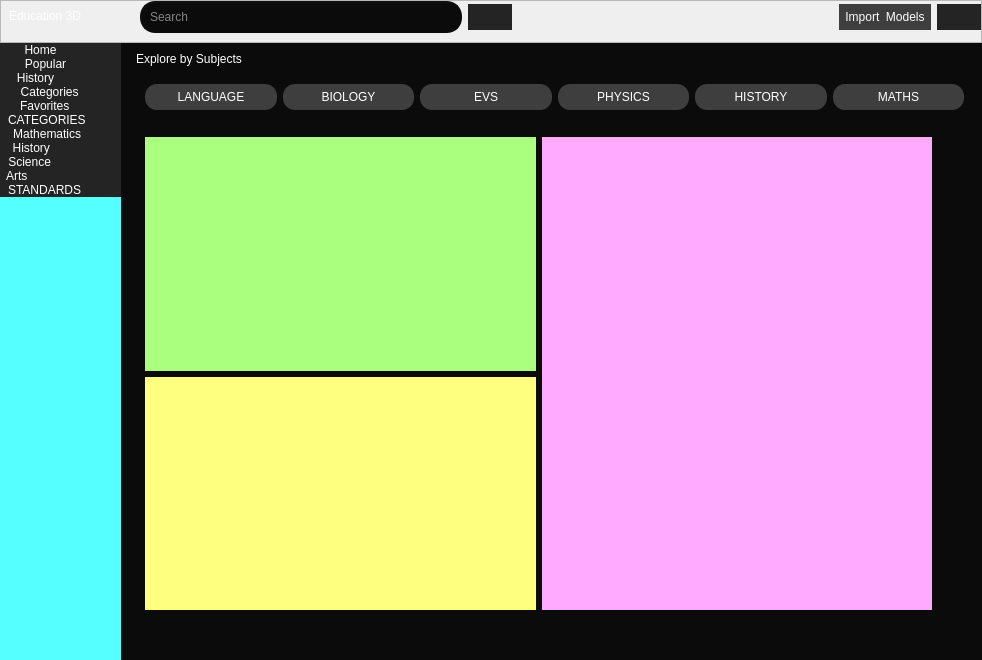
<?xml version="1.0" encoding="UTF-8"?>
<ui version="4.0">
 <class>Form</class>
 <widget class="QWidget" name="Form">
  <property name="geometry">
   <rect>
    <x>0</x>
    <y>0</y>
    <width>982</width>
    <height>660</height>
   </rect>
  </property>
  <property name="windowTitle">
   <string>Form</string>
  </property>
  <layout class="QVBoxLayout" name="verticalLayout">
   <property name="spacing">
    <number>0</number>
   </property>
   <property name="leftMargin">
    <number>0</number>
   </property>
   <property name="topMargin">
    <number>0</number>
   </property>
   <property name="rightMargin">
    <number>0</number>
   </property>
   <property name="bottomMargin">
    <number>0</number>
   </property>
   <item>
    <layout class="QHBoxLayout" name="main_1_horizontalLayout">
     <item>
      <widget class="QFrame" name="top_frame">
       <property name="styleSheet">
        <string notr="true">background-color: rgb(36, 36, 36);


border-bottom: 3px solid  rgb(72, 72, 72);
/*background-color: rgb(135, 135, 135);</string>
       </property>
       <property name="frameShape">
        <enum>QFrame::StyledPanel</enum>
       </property>
       <property name="frameShadow">
        <enum>QFrame::Raised</enum>
       </property>
       <layout class="QHBoxLayout" name="horizontalLayout_2">
        <property name="leftMargin">
         <number>0</number>
        </property>
        <property name="topMargin">
         <number>0</number>
        </property>
        <property name="rightMargin">
         <number>0</number>
        </property>
        <item>
         <layout class="QHBoxLayout" name="horizontalLayout">
          <item>
           <widget class="QLabel" name="label">
            <property name="styleSheet">
             <string notr="true">color: rgb(255, 255, 255);

font: 75 15pt &quot;MS Shell Dlg 2&quot;;
padding-left:5%;
/*background-color: rgb(36, 36, 36);*/

border-bottom: 2px solid  rgb(36, 36, 36);</string>
            </property>
            <property name="text">
             <string>Education 3D</string>
            </property>
           </widget>
          </item>
          <item>
           <spacer name="horizontalSpacer_3">
            <property name="orientation">
             <enum>Qt::Horizontal</enum>
            </property>
            <property name="sizeType">
             <enum>QSizePolicy::Minimum</enum>
            </property>
            <property name="sizeHint" stdset="0">
             <size>
              <width>50</width>
              <height>10</height>
             </size>
            </property>
           </spacer>
          </item>
          <item>
           <widget class="QLineEdit" name="lineEdit">
            <property name="styleSheet">
             <string notr="true">



QLineEdit{
background-color:rgb(11, 11, 11);
color: rgb(255, 255, 255);
border-style:outset;
border-width:2px;
border-radius:15px;
border-color:rgb(11, 11, 11);

padding:6px
}
QLineEdit:focus{

	border-color: rgb(106, 106, 106);
}
</string>
            </property>
            <property name="text">
             <string/>
            </property>
            <property name="placeholderText">
             <string>Search</string>
            </property>
           </widget>
          </item>
          <item>
           <widget class="QPushButton" name="pushButton_3">
            <property name="styleSheet">
             <string notr="true">QPushButton{
background-color: rgb(36, 36, 36);
color: rgb(255, 255, 255);
border-style:outset;
border-width:0px;
border-radius:14px;
border-color: rgb(62, 62, 62);
padding:6px
}
QPushButton:hover{
background-color: rgb(106, 106, 106);
}</string>
            </property>
            <property name="text">
             <string/>
            </property>
            <property name="icon">
             <iconset>
              <normaloff>icon/search.png</normaloff>icon/search.png</iconset>
            </property>
           </widget>
          </item>
          <item>
           <spacer name="horizontalSpacer">
            <property name="orientation">
             <enum>Qt::Horizontal</enum>
            </property>
            <property name="sizeHint" stdset="0">
             <size>
              <width>40</width>
              <height>20</height>
             </size>
            </property>
           </spacer>
          </item>
          <item>
           <widget class="QPushButton" name="pushButton_2">
            <property name="sizePolicy">
             <sizepolicy hsizetype="Fixed" vsizetype="Fixed">
              <horstretch>0</horstretch>
              <verstretch>0</verstretch>
             </sizepolicy>
            </property>
            <property name="minimumSize">
             <size>
              <width>0</width>
              <height>0</height>
             </size>
            </property>
            <property name="maximumSize">
             <size>
              <width>16777215</width>
              <height>16777215</height>
             </size>
            </property>
            <property name="styleSheet">
             <string notr="true">


QPushButton{
background-color:  rgb(62, 62, 62);
color: rgb(255, 255, 255);
font: 12pt &quot;MS Shell Dlg 2&quot;;

border-style:outset;
border-width:0px;
border-radius:15px;
border-color: rgb(62, 62, 62);
padding:6px
}
QPushButton:hover{
background-color: rgb(106, 106, 106);
}
</string>
            </property>
            <property name="text">
             <string>Import  Models</string>
            </property>
            <property name="iconSize">
             <size>
              <width>16</width>
              <height>16</height>
             </size>
            </property>
           </widget>
          </item>
          <item>
           <widget class="QPushButton" name="pushButton">
            <property name="styleSheet">
             <string notr="true">background-color: rgb(36, 36, 36);

color: rgb(255, 255, 255);
border-style:outset;
border-width:0px;
border-radius:15px;
border-color: rgb(62, 62, 62);
padding:6px</string>
            </property>
            <property name="text">
             <string/>
            </property>
            <property name="icon">
             <iconset>
              <normaloff>icon/setting.png</normaloff>icon/setting.png</iconset>
            </property>
            <property name="iconSize">
             <size>
              <width>50</width>
              <height>50</height>
             </size>
            </property>
           </widget>
          </item>
         </layout>
        </item>
       </layout>
      </widget>
     </item>
    </layout>
   </item>
   <item>
    <layout class="QHBoxLayout" name="main_2_horizontalLayout">
     <property name="spacing">
      <number>0</number>
     </property>
     <item>
      <widget class="QWidget" name="left_widget" native="true">
       <property name="styleSheet">
        <string notr="true">background-color: rgb(36, 36, 36);</string>
       </property>
       <layout class="QVBoxLayout" name="verticalLayout_3">
        <property name="leftMargin">
         <number>0</number>
        </property>
        <property name="topMargin">
         <number>0</number>
        </property>
        <property name="rightMargin">
         <number>0</number>
        </property>
        <property name="bottomMargin">
         <number>0</number>
        </property>
        <item>
         <layout class="QVBoxLayout" name="verticalLayout_2">
          <property name="spacing">
           <number>0</number>
          </property>
          <item>
           <widget class="QPushButton" name="home_btn">
            <property name="cursor">
             <cursorShape>PointingHandCursor</cursorShape>
            </property>
            <property name="styleSheet">
             <string notr="true">

QPushButton{
background-color: rgb(36, 36, 36);
color: rgb(255, 255, 255);
background-position:center left;
padding-right:50px;
border-radius:0px;
border-color: rgb(62, 62, 62);
font: 12pt &quot;MS Shell Dlg 2&quot;;
}
QPushButton:hover{
background-color: rgb(106, 106, 106);
}
</string>
            </property>
            <property name="text">
             <string>   Home</string>
            </property>
            <property name="icon">
             <iconset>
              <normaloff>icon/home.png</normaloff>icon/home.png</iconset>
            </property>
            <property name="iconSize">
             <size>
              <width>15</width>
              <height>35</height>
             </size>
            </property>
            <property name="checkable">
             <bool>false</bool>
            </property>
            <property name="autoDefault">
             <bool>false</bool>
            </property>
           </widget>
          </item>
          <item>
           <widget class="QPushButton" name="popular_btn">
            <property name="cursor">
             <cursorShape>PointingHandCursor</cursorShape>
            </property>
            <property name="styleSheet">
             <string notr="true">

QPushButton{
background-color: rgb(36, 36, 36);
color: rgb(255, 255, 255);
background-position:center left;
padding-right:40px;
border-radius:0px;
border-color: rgb(62, 62, 62);
font: 12pt &quot;MS Shell Dlg 2&quot;;
}
QPushButton:hover{
background-color: rgb(106, 106, 106);
}
</string>
            </property>
            <property name="text">
             <string>   Popular</string>
            </property>
            <property name="icon">
             <iconset>
              <normaloff>icon/popular.png</normaloff>icon/popular.png</iconset>
            </property>
            <property name="iconSize">
             <size>
              <width>10</width>
              <height>35</height>
             </size>
            </property>
            <property name="autoDefault">
             <bool>false</bool>
            </property>
            <property name="default">
             <bool>false</bool>
            </property>
            <property name="flat">
             <bool>false</bool>
            </property>
           </widget>
          </item>
          <item>
           <widget class="QPushButton" name="history_btn_2">
            <property name="cursor">
             <cursorShape>PointingHandCursor</cursorShape>
            </property>
            <property name="styleSheet">
             <string notr="true">

QPushButton{
background-color: rgb(36, 36, 36);
color: rgb(255, 255, 255);
background-position:center left;
padding-right:50px;
border-radius:0px;
border-color: rgb(62, 62, 62);
font: 12pt &quot;MS Shell Dlg 2&quot;;
}
QPushButton:hover{
background-color: rgb(106, 106, 106);
}
</string>
            </property>
            <property name="text">
             <string> History </string>
            </property>
            <property name="icon">
             <iconset>
              <normaloff>icon/history.png</normaloff>icon/history.png</iconset>
            </property>
            <property name="iconSize">
             <size>
              <width>35</width>
              <height>35</height>
             </size>
            </property>
           </widget>
          </item>
          <item>
           <widget class="QPushButton" name="categories_btn">
            <property name="cursor">
             <cursorShape>PointingHandCursor</cursorShape>
            </property>
            <property name="styleSheet">
             <string notr="true">

QPushButton{
background-color: rgb(36, 36, 36);
color: rgb(255, 255, 255);
background-position:center left;
padding-right:25px;
border-radius:0px;
border-color: rgb(62, 62, 62);
font: 12pt &quot;MS Shell Dlg 2&quot;;
}
QPushButton:hover{
background-color: rgb(106, 106, 106);
}
</string>
            </property>
            <property name="text">
             <string>  Categories </string>
            </property>
            <property name="icon">
             <iconset>
              <normaloff>icon/categories.png</normaloff>icon/categories.png</iconset>
            </property>
            <property name="iconSize">
             <size>
              <width>35</width>
              <height>35</height>
             </size>
            </property>
           </widget>
          </item>
          <item>
           <widget class="QPushButton" name="favorites_btn">
            <property name="cursor">
             <cursorShape>PointingHandCursor</cursorShape>
            </property>
            <property name="styleSheet">
             <string notr="true">

QPushButton{
background-color: rgb(36, 36, 36);
color: rgb(255, 255, 255);
background-position:center left;
padding-right:35px;
border-radius:0px;
border-color: rgb(62, 62, 62);
font: 12pt &quot;MS Shell Dlg 2&quot;;
}
QPushButton:hover{
background-color: rgb(106, 106, 106);
}
</string>
            </property>
            <property name="text">
             <string>  Favorites </string>
            </property>
            <property name="icon">
             <iconset>
              <normaloff>icon/favorites.png</normaloff>icon/favorites.png</iconset>
            </property>
            <property name="iconSize">
             <size>
              <width>40</width>
              <height>35</height>
             </size>
            </property>
           </widget>
          </item>
          <item>
           <widget class="QLabel" name="label_2">
            <property name="minimumSize">
             <size>
              <width>0</width>
              <height>0</height>
             </size>
            </property>
            <property name="styleSheet">
             <string notr="true">color: rgb(255, 255, 255);
padding-left:5%;
font: 75 italic 16pt &quot;Perpetua&quot;;

</string>
            </property>
            <property name="text">
             <string>CATEGORIES</string>
            </property>
           </widget>
          </item>
          <item>
           <spacer name="verticalSpacer_3">
            <property name="orientation">
             <enum>Qt::Vertical</enum>
            </property>
            <property name="sizeType">
             <enum>QSizePolicy::Fixed</enum>
            </property>
            <property name="sizeHint" stdset="0">
             <size>
              <width>0</width>
              <height>0</height>
             </size>
            </property>
           </spacer>
          </item>
          <item>
           <widget class="QPushButton" name="mathematics_btn">
            <property name="cursor">
             <cursorShape>PointingHandCursor</cursorShape>
            </property>
            <property name="styleSheet">
             <string notr="true">

QPushButton{
background-color: rgb(36, 36, 36);
color: rgb(255, 255, 255);
background-position:center left;
padding-right:30px;
border-radius:0px;
border-color: rgb(62, 62, 62);
font: 12pt &quot;MS Shell Dlg 2&quot;;
}
QPushButton:hover{
background-color: rgb(106, 106, 106);
}
</string>
            </property>
            <property name="text">
             <string>  Mathematics </string>
            </property>
            <property name="icon">
             <iconset>
              <normaloff>icon/mathematics.png</normaloff>icon/mathematics.png</iconset>
            </property>
            <property name="iconSize">
             <size>
              <width>40</width>
              <height>35</height>
             </size>
            </property>
           </widget>
          </item>
          <item>
           <widget class="QPushButton" name="history_sub_btn">
            <property name="cursor">
             <cursorShape>PointingHandCursor</cursorShape>
            </property>
            <property name="styleSheet">
             <string notr="true">

QPushButton{
background-color: rgb(36, 36, 36);
color: rgb(255, 255, 255);
background-position:center left;
padding-right:65px;
border-radius:0px;
border-color: rgb(62, 62, 62);
font: 12pt &quot;MS Shell Dlg 2&quot;;
}
QPushButton:hover{
background-color: rgb(106, 106, 106);
}
</string>
            </property>
            <property name="text">
             <string>   History </string>
            </property>
            <property name="icon">
             <iconset>
              <normaloff>icon/history_sub.png</normaloff>icon/history_sub.png</iconset>
            </property>
            <property name="iconSize">
             <size>
              <width>35</width>
              <height>35</height>
             </size>
            </property>
           </widget>
          </item>
          <item>
           <widget class="QPushButton" name="science_btn">
            <property name="cursor">
             <cursorShape>PointingHandCursor</cursorShape>
            </property>
            <property name="styleSheet">
             <string notr="true">

QPushButton{
background-color: rgb(36, 36, 36);
color: rgb(255, 255, 255);
background-position:center left;
padding-right:65px;
border-radius:0px;
border-color: rgb(62, 62, 62);
font: 12pt &quot;MS Shell Dlg 2&quot;;
}
QPushButton:hover{
background-color: rgb(106, 106, 106);
}
</string>
            </property>
            <property name="text">
             <string>  Science </string>
            </property>
            <property name="icon">
             <iconset>
              <normaloff>icon/science.png</normaloff>icon/science.png</iconset>
            </property>
            <property name="iconSize">
             <size>
              <width>40</width>
              <height>35</height>
             </size>
            </property>
           </widget>
          </item>
          <item>
           <widget class="QPushButton" name="arts_btn">
            <property name="cursor">
             <cursorShape>PointingHandCursor</cursorShape>
            </property>
            <property name="styleSheet">
             <string notr="true">

QPushButton{
background-color: rgb(36, 36, 36);
color: rgb(255, 255, 255);
background-position:center left;
padding-right:90px;
border-radius:0px;
border-color: rgb(62, 62, 62);
font: 12pt &quot;MS Shell Dlg 2&quot;;
}
QPushButton:hover{
background-color: rgb(106, 106, 106);
}
</string>
            </property>
            <property name="text">
             <string>  Arts </string>
            </property>
            <property name="icon">
             <iconset>
              <normaloff>icon/arts.png</normaloff>icon/arts.png</iconset>
            </property>
            <property name="iconSize">
             <size>
              <width>35</width>
              <height>35</height>
             </size>
            </property>
           </widget>
          </item>
          <item>
           <widget class="QLabel" name="label_4">
            <property name="styleSheet">
             <string notr="true">color: rgb(255, 255, 255);
font: 75 italic 16pt &quot;Perpetua&quot;;
padding-left:5%;</string>
            </property>
            <property name="text">
             <string>STANDARDS</string>
            </property>
           </widget>
          </item>
          <item>
           <widget class="QWidget" name="standards_widget" native="true">
            <property name="styleSheet">
             <string notr="true">background-color: rgb(85, 255, 255);</string>
            </property>
            <layout class="QVBoxLayout" name="standards_vertical_Layout">
             <property name="spacing">
              <number>0</number>
             </property>
             <property name="leftMargin">
              <number>0</number>
             </property>
             <property name="topMargin">
              <number>0</number>
             </property>
             <property name="rightMargin">
              <number>0</number>
             </property>
             <property name="bottomMargin">
              <number>0</number>
             </property>
             <item>
              <layout class="QVBoxLayout" name="verticalLayout_14" stretch="0">
               <property name="spacing">
                <number>0</number>
               </property>
               <property name="leftMargin">
                <number>0</number>
               </property>
               <property name="topMargin">
                <number>0</number>
               </property>
               <property name="rightMargin">
                <number>0</number>
               </property>
               <property name="bottomMargin">
                <number>0</number>
               </property>
               <item>
                <spacer name="verticalSpacer_2">
                 <property name="orientation">
                  <enum>Qt::Vertical</enum>
                 </property>
                 <property name="sizeHint" stdset="0">
                  <size>
                   <width>20</width>
                   <height>40</height>
                  </size>
                 </property>
                </spacer>
               </item>
              </layout>
             </item>
            </layout>
           </widget>
          </item>
         </layout>
        </item>
       </layout>
      </widget>
     </item>
     <item>
      <widget class="QWidget" name="main_widget" native="true">
       <property name="styleSheet">
        <string notr="true">background-color: rgb(11, 11, 11);</string>
       </property>
       <layout class="QGridLayout" name="main_grid_Layout">
        <item row="4" column="0">
         <widget class="QWidget" name="widget_2" native="true"/>
        </item>
        <item row="3" column="1">
         <layout class="QGridLayout" name="gridLayout_4">
          <item row="1" column="1">
           <widget class="QWidget" name="mange_widget" native="true">
            <property name="styleSheet">
             <string notr="true">background-color: rgb(11, 11, 11);</string>
            </property>
           </widget>
          </item>
          <item row="1" column="0">
           <spacer name="horizontalSpacer_2">
            <property name="orientation">
             <enum>Qt::Horizontal</enum>
            </property>
            <property name="sizeHint" stdset="0">
             <size>
              <width>40</width>
              <height>20</height>
             </size>
            </property>
           </spacer>
          </item>
          <item row="0" column="1">
           <spacer name="verticalSpacer">
            <property name="orientation">
             <enum>Qt::Vertical</enum>
            </property>
            <property name="sizeHint" stdset="0">
             <size>
              <width>20</width>
              <height>40</height>
             </size>
            </property>
           </spacer>
          </item>
          <item row="0" column="0">
           <widget class="QWidget" name="all_widget" native="true">
            <property name="styleSheet">
             <string notr="true">background-color: rgb(11, 11, 11);</string>
            </property>
            <layout class="QGridLayout" name="all_grid_Layout">
             <item row="0" column="1" rowspan="2">
              <widget class="QWidget" name="right_widget" native="true">
               <property name="minimumSize">
                <size>
                 <width>0</width>
                 <height>0</height>
                </size>
               </property>
               <property name="maximumSize">
                <size>
                 <width>400</width>
                 <height>16777215</height>
                </size>
               </property>
               <property name="styleSheet">
                <string notr="true">
background-color: rgb(255, 170, 255);</string>
               </property>
               <layout class="QVBoxLayout" name="right_vertical_Layout">
                <property name="spacing">
                 <number>0</number>
                </property>
                <property name="leftMargin">
                 <number>0</number>
                </property>
                <property name="topMargin">
                 <number>0</number>
                </property>
                <property name="rightMargin">
                 <number>0</number>
                </property>
                <property name="bottomMargin">
                 <number>0</number>
                </property>
                <item>
                 <layout class="QVBoxLayout" name="verticalLayout_4">
                  <item>
                   <spacer name="horizontalSpacer_4">
                    <property name="orientation">
                     <enum>Qt::Horizontal</enum>
                    </property>
                    <property name="sizeType">
                     <enum>QSizePolicy::Preferred</enum>
                    </property>
                    <property name="sizeHint" stdset="0">
                     <size>
                      <width>20</width>
                      <height>20</height>
                     </size>
                    </property>
                   </spacer>
                  </item>
                 </layout>
                </item>
               </layout>
              </widget>
             </item>
             <item row="0" column="0">
              <widget class="QWidget" name="model_widget" native="true">
               <property name="styleSheet">
                <string notr="true">
background-color: rgb(170, 255, 127);</string>
               </property>
              </widget>
             </item>
             <item row="1" column="0">
              <widget class="QWidget" name="bottom_widget" native="true">
               <property name="styleSheet">
                <string notr="true">background-color: rgb(255, 255, 127);</string>
               </property>
              </widget>
             </item>
            </layout>
           </widget>
          </item>
         </layout>
        </item>
        <item row="2" column="1" colspan="2">
         <widget class="QWidget" name="subject_widget" native="true">
          <property name="minimumSize">
           <size>
            <width>100</width>
            <height>50</height>
           </size>
          </property>
          <property name="styleSheet">
           <string notr="true">color: rgb(255, 255, 255);</string>
          </property>
          <layout class="QHBoxLayout" name="horizontalLayout_4">
           <item>
            <layout class="QHBoxLayout" name="subject_horizontal_Layout">
             <item>
              <widget class="QPushButton" name="language_btn_2">
               <property name="cursor">
                <cursorShape>PointingHandCursor</cursorShape>
               </property>
               <property name="styleSheet">
                <string notr="true">


QPushButton{
background-color:  rgb(62, 62, 62);
color: rgb(255, 255, 255);
	font: 10pt &quot;MS Shell Dlg 2&quot;;
border-style:outset;
border-width:0px;
border-radius:12px;
border-color: rgb(62, 62, 62);
padding:6px
}
QPushButton:hover{
background-color: rgb(106, 106, 106);
}
</string>
               </property>
               <property name="text">
                <string>LANGUAGE</string>
               </property>
              </widget>
             </item>
             <item>
              <widget class="QPushButton" name="biology_btn_2">
               <property name="cursor">
                <cursorShape>PointingHandCursor</cursorShape>
               </property>
               <property name="styleSheet">
                <string notr="true">


QPushButton{
background-color:  rgb(62, 62, 62);
color: rgb(255, 255, 255);
	font: 10pt &quot;MS Shell Dlg 2&quot;;
border-style:outset;
border-width:0px;
border-radius:12px;
border-color: rgb(62, 62, 62);
padding:6px
}
QPushButton:hover{
background-color: rgb(106, 106, 106);
}
</string>
               </property>
               <property name="text">
                <string>BIOLOGY</string>
               </property>
              </widget>
             </item>
             <item>
              <widget class="QPushButton" name="evs_btn_2">
               <property name="cursor">
                <cursorShape>PointingHandCursor</cursorShape>
               </property>
               <property name="styleSheet">
                <string notr="true">


QPushButton{
background-color:  rgb(62, 62, 62);
color: rgb(255, 255, 255);
border-style:outset;
	font: 10pt &quot;MS Shell Dlg 2&quot;;
border-width:0px;
border-radius:12px;
border-color: rgb(62, 62, 62);
padding:6px
}
QPushButton:hover{
background-color: rgb(106, 106, 106);
}
</string>
               </property>
               <property name="text">
                <string>EVS</string>
               </property>
              </widget>
             </item>
             <item>
              <widget class="QPushButton" name="physics_btn_2">
               <property name="cursor">
                <cursorShape>PointingHandCursor</cursorShape>
               </property>
               <property name="styleSheet">
                <string notr="true">


QPushButton{
background-color:  rgb(62, 62, 62);
color: rgb(255, 255, 255);
	font: 10pt &quot;MS Shell Dlg 2&quot;;
border-style:outset;
border-width:0px;
border-radius:12px;
border-color: rgb(62, 62, 62);
padding:6px
}
QPushButton:hover{
background-color: rgb(106, 106, 106);
}
</string>
               </property>
               <property name="text">
                <string>PHYSICS</string>
               </property>
              </widget>
             </item>
             <item>
              <widget class="QPushButton" name="history_sub2_btn_2">
               <property name="cursor">
                <cursorShape>PointingHandCursor</cursorShape>
               </property>
               <property name="styleSheet">
                <string notr="true">


QPushButton{
background-color:  rgb(62, 62, 62);
color: rgb(255, 255, 255);
	font: 10pt &quot;MS Shell Dlg 2&quot;;
border-style:outset;
border-width:0px;
border-radius:12px;
border-color: rgb(62, 62, 62);
padding:6px
}
QPushButton:hover{
background-color: rgb(106, 106, 106);
}
</string>
               </property>
               <property name="text">
                <string>HISTORY</string>
               </property>
              </widget>
             </item>
             <item>
              <widget class="QPushButton" name="maths_btn_2">
               <property name="cursor">
                <cursorShape>PointingHandCursor</cursorShape>
               </property>
               <property name="styleSheet">
                <string notr="true">


QPushButton{
background-color:  rgb(62, 62, 62);
	font: 10pt &quot;MS Shell Dlg 2&quot;;
color: rgb(255, 255, 255);
border-style:outset;
border-width:0px;
border-radius:12px;
border-color: rgb(62, 62, 62);
padding:6px
}
QPushButton:hover{
background-color: rgb(106, 106, 106);
}
</string>
               </property>
               <property name="text">
                <string>MATHS</string>
               </property>
              </widget>
             </item>
            </layout>
           </item>
          </layout>
         </widget>
        </item>
        <item row="0" column="1">
         <widget class="QLabel" name="explore_by_subject">
          <property name="styleSheet">
           <string notr="true">color: rgb(255, 255, 255);
font: 12pt &quot;MS Shell Dlg 2&quot;;</string>
          </property>
          <property name="text">
           <string>Explore by Subjects</string>
          </property>
         </widget>
        </item>
        <item row="1" column="1">
         <spacer name="verticalSpacer_4">
          <property name="orientation">
           <enum>Qt::Vertical</enum>
          </property>
          <property name="sizeType">
           <enum>QSizePolicy::Maximum</enum>
          </property>
          <property name="sizeHint" stdset="0">
           <size>
            <width>20</width>
            <height>0</height>
           </size>
          </property>
         </spacer>
        </item>
       </layout>
      </widget>
     </item>
    </layout>
   </item>
  </layout>
 </widget>
 <resources/>
 <connections/>
</ui>
